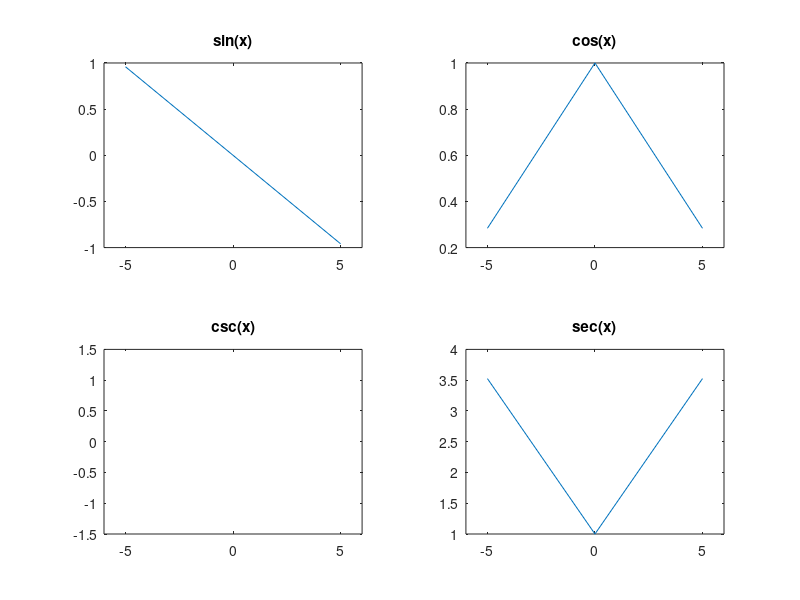

Source code (MATLAB):
subplot(2,2,1)
x = [-5:5:5]
y = sin(x)
plot(x,y)
title('sin(x)')
xticks([-5,0,5])
subplot(2,2,2)
y = cos(x)
plot(x,y)
title('cos(x)')
xticks([-5,0,5])
subplot(2,2,3)
y = csc(x)
plot(x,y)
title('csc(x)')
xticks([-5,0,5])
subplot(2,2,4)
y = sec(x)
plot(x,y)
title('sec(x)')
xticks([-5,0,5])